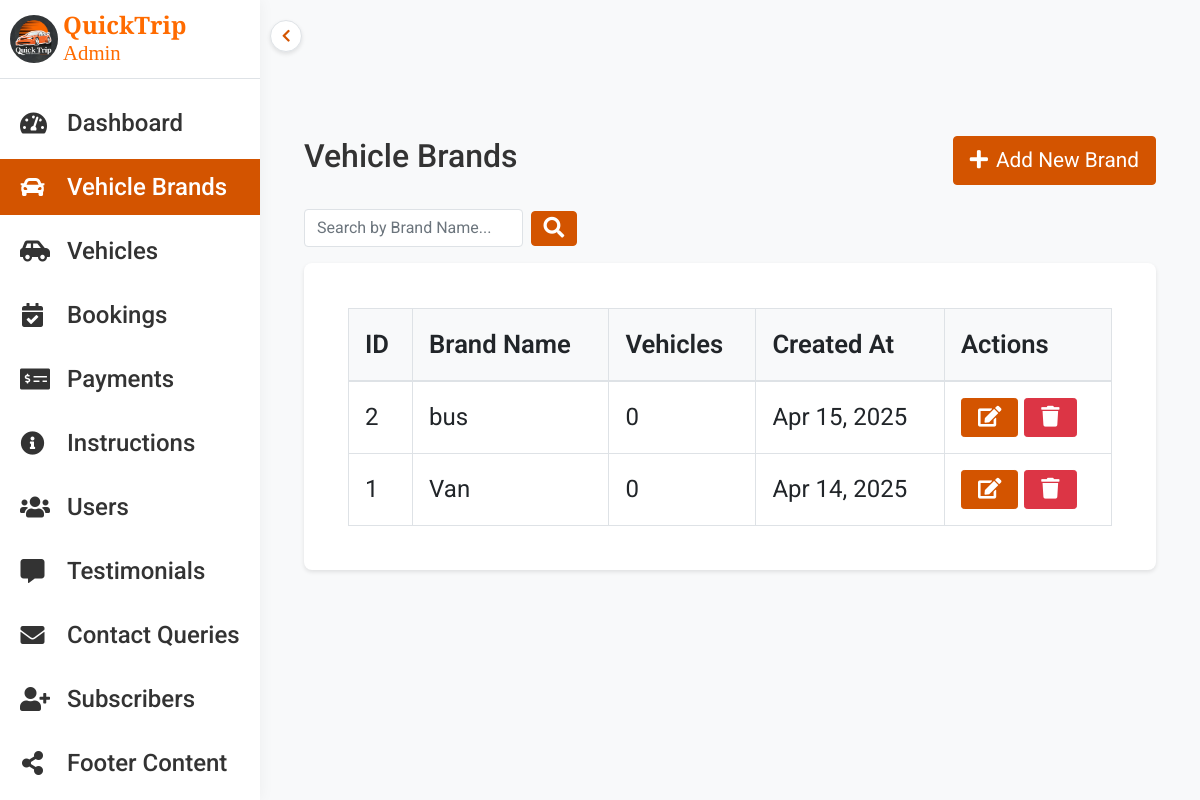
Page /admin/vehicle_brands.php (signed in) on the committed database.
### tables this page shows
CREATE TABLE `vehicle_brands` (
  `id` int(11) NOT NULL,
  `name` varchar(100) NOT NULL,
  `created_at` timestamp NOT NULL DEFAULT current_timestamp()
);

### admin/vehicle_brands.php (the view, shortened to what this page needs)
<?php
$search = isset($_GET['search']) ? trim($_GET['search']) : '';
$query = "
    SELECT vb.*, COUNT(v.id) as vehicle_count
    FROM vehicle_brands vb
    LEFT JOIN vehicles v ON vb.id = v.brand_id
    WHERE 1";
$query .= " GROUP BY vb.id ORDER BY vb.name";
$result = mysqli_query($conn, $query);
$brands = mysqli_fetch_all($result, MYSQLI_ASSOC);
include 'includes/header.php';
?>
<div class="container-fluid">
    <div class="d-flex justify-content-between align-items-center mb-4">
        <h2>Vehicle Brands</h2>
        <button type="button" class="btn btn-primary" data-bs-toggle="modal" data-bs-target="#addBrandModal">
            <i class="fas fa-plus"></i> Add New Brand
        </button>
    </div>
    <form class="row g-3 mb-3 align-items-center" method="get" action="">
        <div class="col-md-4 d-flex align-items-center">
            <input type="text" class="form-control" name="search" placeholder="Search by Brand Name..." value="<?php echo htmlspecialchars($search); ?>">
            <button type="submit" class="btn btn-primary ms-2" title="Search" style="padding: 0.375rem 0.75rem;">
                <i class="fas fa-search"></i>
            </button>
        </div>
    </form>
    <div class="card">
        <div class="card-body">
            <div id="top-scroll-brands" style="overflow-x: auto; overflow-y: hidden; width: 100%;">
                <div style="width: max-content; height: 1px;"></div>
            </div>
            <div id="table-scroll-brands" class="table-responsive">
                <table class="table table-bordered table-hover" id="brands-table">
                    <thead>
                        <tr>
                            <th>ID</th>
                            <th>Brand Name</th>
                            <th>Vehicles</th>
                            <th>Created At</th>
                            <th>Actions</th>
                        </tr>
                    </thead>
                    <tbody>
                        <?php if(count($brands) > 0): ?>
                            <?php foreach($brands as $brand): ?>
                                <tr>
                                    <td><?php echo $brand['id']; ?></td>
                                    <td><?php echo htmlspecialchars($brand['name']); ?></td>
                                    <td><?php echo $brand['vehicle_count']; ?></td>
                                    <td><?php echo date('M d, Y', strtotime($brand['created_at'])); ?></td>
                                    <td>
                                        <button type="button" class="btn btn-sm btn-primary edit-brand"
                                                data-id="<?php echo $brand['id']; ?>"
                                                data-name="<?php echo htmlspecialchars($brand['name']); ?>"
                                                data-bs-toggle="modal" data-bs-target="#editBrandModal">
                                            <i class="fas fa-edit"></i>
                                        </button>
                                        <?php if($brand['vehicle_count'] == 0): ?>
                                            <button type="button" class="btn btn-sm btn-danger delete-brand"
                                                    data-id="<?php echo $brand['id']; ?>"
                                                    data-name="<?php echo htmlspecialchars($brand['name']); ?>"
                                                    data-bs-toggle="modal" data-bs-target="#deleteBrandModal">
                                                <i class="fas fa-trash"></i>
                                            </button>
                                        <?php endif; ?>
                                    </td>
                                </tr>
                            <?php endforeach; ?>
                        <?php else: ?>
                            <tr>
                                <td colspan="5" class="text-center">No brands found</td>
                            </tr>
                        <?php endif; ?>
                    </tbody>
                </table>
            </div>
        </div>
    </div>
</div>
<?php include 'includes/footer.php'; ?>

### admin/css/admin-style.css (style rules this page uses)
:root { --primary-color: #D35400; --primary-color-dark: #b44600; --text-dark: #333333; --text-light: #666666; --white: #ffffff; --light-bg: #f8f9fa; --border-color: #dee2e6; --max-width: 1200px; }
* { margin: 0; padding: 0; box-sizing: border-box; }
body { font-family: "Roboto", sans-serif; background-color: var(--light-bg); color: var(--text-dark); min-height: 100vh; margin: 0; padding: 0; }
.container-fluid { max-width: 1500px; margin: 0 auto; padding-top: 2rem; }
.card { background-color: var(--white); border: none; border-radius: 10px; padding: 20px; margin-bottom: 1rem; box-shadow: 0 2px 4px rgba(0,0,0,0.1); transition: all 0.3s ease; }
.card-body { padding: 1.5rem; }
.card-body i { font-size: 1.5rem; transition: transform 0.3s ease; }
.table { width: 100%; margin-bottom: 1rem; background-color: transparent; }
.table th { font-size: 1.6rem; font-weight: 600; background-color: #f8f9fa; border-bottom: 2px solid var(--border-color); padding: 1rem; vertical-align: middle; }
.table td { padding: 1rem; font-size: 1.5rem; vertical-align: middle; border-top: 1px solid var(--border-color); }
.btn-primary { background-color: var(--primary-color); border-color: var(--primary-color); }
.form-control { background-color: var(--white); border-color: var(--border-color); color: var(--text-dark); }
.card { transition: all 0.3s ease; cursor: pointer; }
.card { border: none; border-radius: 10px; overflow: hidden; margin-bottom: 1rem; transition: all 0.3s cubic-bezier(0.4, 0, 0.2, 1); }
.card i { transition: transform 0.3s ease; }
.card { background: #fff; border-radius: 8px; box-shadow: 0 2px 4px rgba(0,0,0,0.1); margin-bottom: 1.5rem; }
.card .table { margin-bottom: 0; }
.btn-primary, .btn-success, .btn-warning, .btn-danger { font-size: 1.3rem; padding: 0.5rem 1rem; display: inline-flex; align-items: center; gap: 0.5rem; }
.btn-primary i, .btn-success i, .btn-warning i, .btn-danger i { font-size: 1.3rem; }

### rows in the picture
vehicle_brands: id "2", name "bus", vehicle_count "0", created_at "Apr 15, 2025"
vehicle_brands: id "1", name "Van", vehicle_count "0", created_at "Apr 14, 2025"
